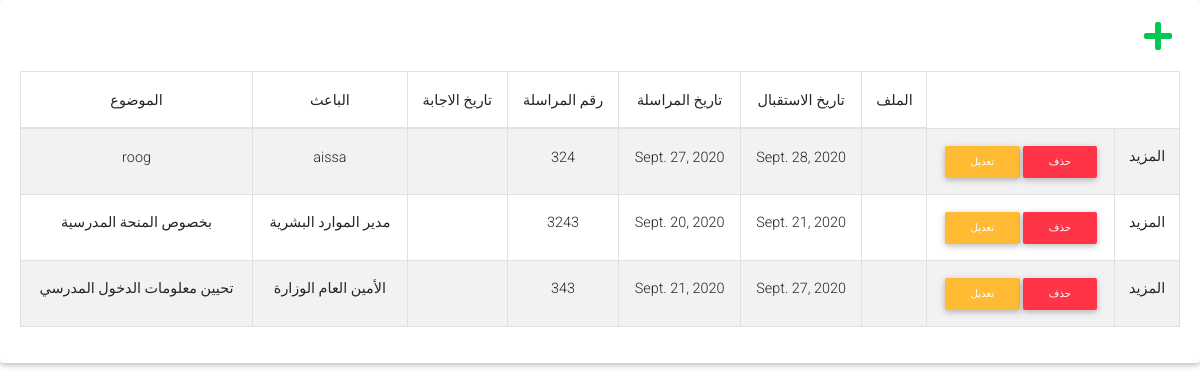
/entry (signed in), run on an earlier commit of the app's database.
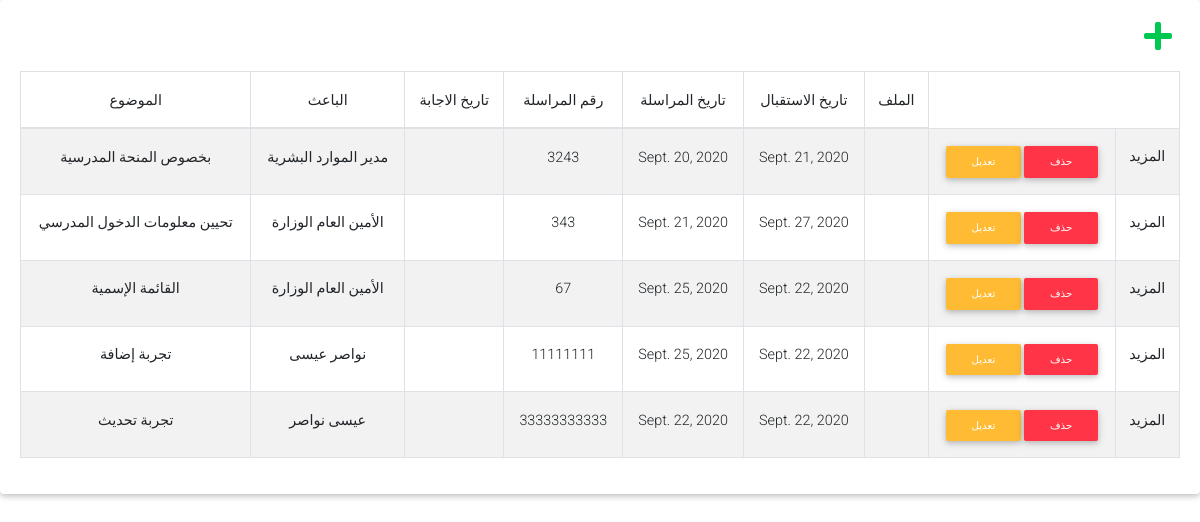
And on a later commit of the database.
### reg_app/models.py (models this page shows, shortened)
class Entry(models.Model):
    user = models.ForeignKey(User, on_delete=models.CASCADE)
    date_responded = models.DateField(auto_now=False, blank=True)
    subject = models.CharField(max_length=150)
    sender = models.CharField(max_length=150)
    files = models.FileField(upload_to=None, max_length=100, blank=True)
    num_of_file = models.IntegerField()
    date_of_file = models.DateField(auto_now=False, auto_now_add=False)
    date_recived = models.DateField(auto_now=False, auto_now_add=False)
    def get_absolute_url(self):
        return reverse("reg_app:Entry_detail", kwargs={"entry_id": self.pk})

### reg_app/views.py (the view)
# urls.py: url(r'^entry$', views.entry, name="entry"),
def entry(request):
    cr_usr = request.user
    entries = Entry.objects.filter(user=cr_usr.id)
    return render(request, "reg_app/entry.html", {"entries": entries})

### reg_app/templates/reg_app/entry.html (shortened to what this page needs)
{% extends 'reg_app/base.html' %}
{% load  static %}
    {%block content%}
<div class="card">
  <div class="card-body">
  {% if entries  %}
    <div id="table" >
      <span class="table-add float-right mb-3 mr-2"><a href="{% url 'reg_app:add_entry' %}" class="text-success"><i
            class="fas fa-plus fa-2x" aria-hidden="true"></i></a></span>
      <table class="table table-bordered  table-striped text-center">
        <thead>
          <tr>
            <th class="text-center">الموضوع</th>
            <th class="text-center">الباعث</th>
            <th class="text-center">تاريخ الاجابة</th>
            <th class="text-center">رقم المراسلة</th>
            <th class="text-center">تاريخ المراسلة</th>
            <th class="text-center">تاريخ الاستقبال</th>
            <th class="text-center">الملف</th>
          </tr>
        </thead>
        <tbody>
        {% for item in  entries %}
          <tr>
            <td class="pt-3-half" >{{item.subject}}</td>
            <td class="pt-3-half" >{{item.sender}}</td>
            <td class="pt-3-half" >{{item.date_response}}</td>
            <td class="pt-3-half" >{{item.num_of_file}}</td>
            <td class="pt-3-half" >{{item.date_of_file}}</td>
            <td class="pt-3-half" >{{item.date_recived}}</td>
            <td class="pt-3-half" >{{item.files}}</td>
            <td><center><a class="btn btn-sm btn-warning edit" name="{{ item.id }}">تعديل</a> <a class="btn btn-sm btn-danger delete" name="{{ item.id }}">حذف</a></center></td>
            <td class="pt-3-half" ><a href="{{item.get_absolute_url}}">المزيد</a></td>
          </tr>
        {% endfor %}
        </tbody>
      </table>
    </div>
    {% else %}
    <p class="lead text-center btn-info"> ...ليس هنالك بريد وارد ...</p>
    {% endif %}
  </div>
</div>
{% endblock %}

### reg_app/templates/reg_app/base.html (shortened to what this page needs)
{% load static %}
<!DOCTYPE html>
<html>
<head>
<link rel="stylesheet" href="https://use.fontawesome.com/releases/v5.8.2/css/all.css">
<link href="{% static '/reg_app/mdb/css/bootstrap.min.css'%}" rel="stylesheet">
<link href="{% static 'reg_app/mdb/css/mdb.min.css'%}" rel="stylesheet">
<link rel = "stylesheet" type="text/css" href=" {% static 'reg_app/css/main.css' %}">
</head>
<body>
    {% block content %}{% endblock %}
</body>
</html>

### reg_app/static/reg_app/css/main.css (style rules this page uses)
.pt-3-half { padding-top: 1.4rem; }

What changed in the data, as far as the page shows it:
removed Entry: subject "roog", sender "aissa", num_of_file "324", date_of_file "Sept. 27, 2020", date_recived "Sept. 28, 2020"
added Entry: subject "القائمة الإسمية", sender "الأمين العام الوزارة", num_of_file "67", date_of_file "Sept. 25, 2020", date_recived "Sept. 22, 2020"
added Entry: subject "تجربة إضافة", sender "نواصر عيسى", num_of_file "11111111", date_of_file "Sept. 25, 2020", date_recived "Sept. 22, 2020"
added Entry: subject "تجربة تحديث", sender "عيسى نواصر", num_of_file "33333333333", date_of_file "Sept. 22, 2020", date_recived "Sept. 22, 2020"
